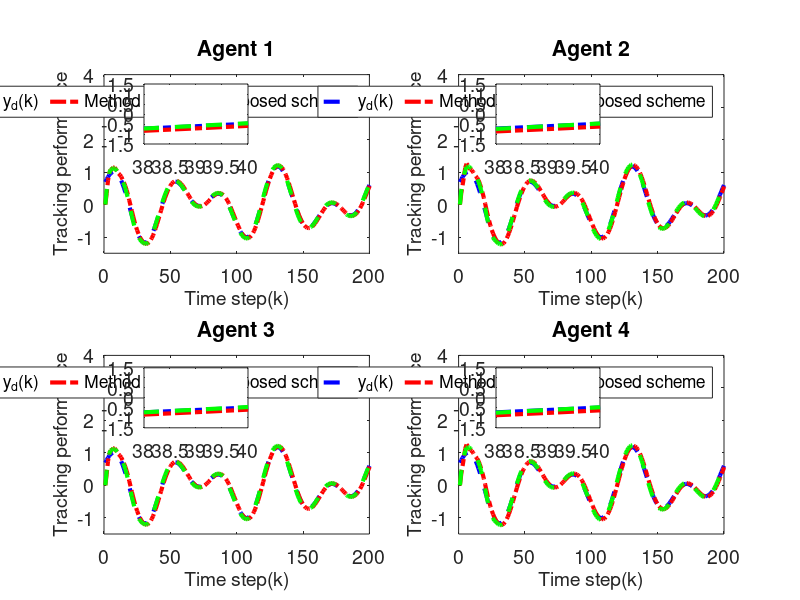

This chart was generated by the following MATLAB code:
clc; clear;

% Common Parameters
rho = 6.5;            % Gain for control response
eta = 1;              % Adaptive update speed
lamda = 350;          % Model-free parameter
mu = 0.005;           % Adaptive parameter
epsilon = 1e-5;       % Stability threshold
alpha = 15;           % Smoothing factor for error dynamics
T = 0.1;              % Sampling time
m = 200;              % Time steps
rT = 1024;            % Sample rate
font_size = 14;

% Method 1 (MFAC + SMC) Parameters
gamma1_m1 = 0.45;     % Control gains
gamma2_m1 = 0.25;
gamma3_m1 = 0.45;
gamma4_m1 = 0.25;
beta_m1 = 10;         % Sliding mode coefficient
sigma_m1 = 95;        % Sliding mode parameter
tau_m1 = 1e-5;        % Damping term
n_m1 = 600;           % Data size for Method 1
a_m1 = 0.5;           % Plant parameter
ff_gain_m1 = 0.45;    % Feedforward gain

% Method 2 (MFAC only) Parameters
gamma1_m2 = 0;        % Disable SMC
gamma2_m2 = 0;
gamma3_m2 = 0;
gamma4_m2 = 0;
n_m2 = 1024;          % Data size for Method 2
a_m2 = 0.71;           % Plant parameter
ff_gain_m2 = 0.35;     % Feedforward gain

% Nonlinearity coefficients (same for both methods)
nonlinearity1 = 0.02;
nonlinearity2 = 0.02;
nonlinearity3 = 0.02;
nonlinearity4 = 0.02;

% Initialization for both methods
phi1_m1 = zeros(m+1,1); phi2_m1 = zeros(m+1,1); phi3_m1 = zeros(m+1,1); phi4_m1 = zeros(m+1,1);
mfa1_m1 = zeros(m+1,1); mfa2_m1 = zeros(m+1,1); mfa3_m1 = zeros(m+1,1); mfa4_m1 = zeros(m+1,1);
sm1_m1 = zeros(m,1); sm2_m1 = zeros(m,1); sm3_m1 = zeros(m,1); sm4_m1 = zeros(m,1);
y1_m1 = zeros(m+1,1); y2_m1 = zeros(m+1,1); y3_m1 = zeros(m+1,1); y4_m1 = zeros(m+1,1);
u1_m1 = zeros(m,1); u2_m1 = zeros(m,1); u3_m1 = zeros(m,1); u4_m1 = zeros(m,1);
xi1_m1 = zeros(m,1); xi2_m1 = zeros(m,1); xi3_m1 = zeros(m,1); xi4_m1 = zeros(m,1);
s1_m1 = zeros(m,1); s2_m1 = zeros(m,1); s3_m1 = zeros(m,1); s4_m1 = zeros(m,1);

phi1_m2 = zeros(m+1,1); phi2_m2 = zeros(m+1,1); phi3_m2 = zeros(m+1,1); phi4_m2 = zeros(m+1,1);
mfa1_m2 = zeros(m+1,1); mfa2_m2 = zeros(m+1,1); mfa3_m2 = zeros(m+1,1); mfa4_m2 = zeros(m+1,1);
y1_m2 = zeros(m+1,1); y2_m2 = zeros(m+1,1); y3_m2 = zeros(m+1,1); y4_m2 = zeros(m+1,1);
u1_m2 = zeros(m,1); u2_m2 = zeros(m,1); u3_m2 = zeros(m,1); u4_m2 = zeros(m,1);
xi1_m2 = zeros(m,1); xi2_m2 = zeros(m,1); xi3_m2 = zeros(m,1); xi4_m2 = zeros(m,1);

yd = zeros(m+1,1);

% Desired signal (Reference trajectory)
for k = 1:m+1
    yd(k) = 0.6 * sin(0.05 * pi * k) + 0.6 * cos(0.03 * pi * k);
    % yd(k) = 0.6; % Time-invariant constant reference signalx
end

% Method 1 (MFAC + SMC) Simulation
for k = 1:m
    % Adaptive Gain update
    if k == 1
        phi1_m1(k) = 1; phi2_m1(k) = 1; phi3_m1(k) = 1; phi4_m1(k) = 1;
    elseif k == 2
        phi1_m1(k) = phi1_m1(k-1) + (eta * u1_m1(k-1) / (mu + u1_m1(k-1)^2)) * (y1_m1(k) - phi1_m1(k-1)*u1_m1(k-1));
        phi2_m1(k) = phi2_m1(k-1) + (eta * u2_m1(k-1) / (mu + u2_m1(k-1)^2)) * (y2_m1(k) - phi2_m1(k-1)*u2_m1(k-1));
        phi3_m1(k) = phi3_m1(k-1) + (eta * u3_m1(k-1) / (mu + u3_m1(k-1)^2)) * (y3_m1(k) - phi3_m1(k-1)*u3_m1(k-1));
        phi4_m1(k) = phi4_m1(k-1) + (eta * u4_m1(k-1) / (mu + u4_m1(k-1)^2)) * (y4_m1(k) - phi4_m1(k-1)*u4_m1(k-1));
    else
        phi1_m1(k) = phi1_m1(k-1) + (eta * (u1_m1(k-1) - u1_m1(k-2)) / (mu + (u1_m1(k-1) - u1_m1(k-2))^2)) * (y1_m1(k) - y1_m1(k-1) - phi1_m1(k-1) * (u1_m1(k-1) - u1_m1(k-2)));
        phi2_m1(k) = phi2_m1(k-1) + (eta * (u2_m1(k-1) - u2_m1(k-2)) / (mu + (u2_m1(k-1) - u2_m1(k-2))^2)) * (y2_m1(k) - y2_m1(k-1) - phi2_m1(k-1) * (u2_m1(k-1) - u2_m1(k-2)));
        phi3_m1(k) = phi3_m1(k-1) + (eta * (u3_m1(k-1) - u3_m1(k-2)) / (mu + (u3_m1(k-1) - u3_m1(k-2))^2)) * (y3_m1(k) - y3_m1(k-1) - phi3_m1(k-1) * (u3_m1(k-1) - u3_m1(k-2)));
        phi4_m1(k) = phi4_m1(k-1) + (eta * (u4_m1(k-1) - u4_m1(k-2)) / (mu + (u4_m1(k-1) - u4_m1(k-2))^2)) * (y4_m1(k) - y4_m1(k-1) - phi4_m1(k-1) * (u4_m1(k-1) - u4_m1(k-2)));
    end

    % Stability protection
    if k > 2 && (abs(phi1_m1(k)) <= epsilon || abs(u1_m1(k-1) - u1_m1(k-2)) <= epsilon || sign(phi1_m1(k)) ~= sign(phi1_m1(1)))
        phi1_m1(k) = phi1_m1(1);
    end
    if k > 2 && (abs(phi2_m1(k)) <= epsilon || abs(u2_m1(k-1) - u2_m1(k-2)) <= epsilon || sign(phi2_m1(k)) ~= sign(phi2_m1(1)))
        phi2_m1(k) = phi2_m1(1);
    end
    if k > 2 && (abs(phi3_m1(k)) <= epsilon || abs(u3_m1(k-1) - u3_m1(k-2)) <= epsilon || sign(phi3_m1(k)) ~= sign(phi3_m1(1)))
        phi3_m1(k) = phi3_m1(1);
    end
    if k > 2 && (abs(phi4_m1(k)) <= epsilon || abs(u4_m1(k-1) - u4_m1(k-2)) <= epsilon || sign(phi4_m1(k)) ~= sign(phi4_m1(1)))
        phi4_m1(k) = phi4_m1(1);
    end

    % Error dynamics
    xi1_m1(k) = yd(k) - 2*y1_m1(k) + y4_m1(k);
    xi2_m1(k) = y1_m1(k) - 2*y2_m1(k) + y3_m1(k);
    xi3_m1(k) = y2_m1(k) + yd(k) - 2*y3_m1(k);
    xi4_m1(k) = y1_m1(k) + y3_m1(k) - 2*y4_m1(k);

    % Sliding surfaces
    if k == 1
        s1_m1(k) = 0; s2_m1(k) = 0; s3_m1(k) = 0; s4_m1(k) = 0;
    else
        s1_m1(k) = alpha * xi1_m1(k) - xi1_m1(k-1);
        s2_m1(k) = alpha * xi2_m1(k) - xi2_m1(k-1);
        s3_m1(k) = alpha * xi3_m1(k) - xi3_m1(k-1);
        s4_m1(k) = alpha * xi4_m1(k) - xi4_m1(k-1);
    end

    % MFAC updates
    if k == 1
        mfa1_m1(k) = 0; mfa2_m1(k) = 0; mfa3_m1(k) = 0; mfa4_m1(k) = 0;
    else
        mfa1_m1(k) = mfa1_m1(k-1) + (rho * phi1_m1(k)) / (lamda + abs(phi1_m1(k)^2)) * xi1_m1(k);
        mfa2_m1(k) = mfa2_m1(k-1) + (rho * phi2_m1(k)) / (lamda + abs(phi2_m1(k)^2)) * xi2_m1(k);
        mfa3_m1(k) = mfa3_m1(k-1) + (rho * phi3_m1(k)) / (lamda + abs(phi3_m1(k)^2)) * xi3_m1(k);
        mfa4_m1(k) = mfa4_m1(k-1) + (rho * phi4_m1(k)) / (lamda + abs(phi4_m1(k)^2)) * xi4_m1(k);
    end

    % SMC updates
    if k == 1
        sm1_m1(k) = 0; sm2_m1(k) = 0; sm3_m1(k) = 0; sm4_m1(k) = 0;
    else
        sm1_m1(k) = sm1_m1(k-1) + (beta_m1 * phi1_m1(k)) / (sigma_m1 + (phi1_m1(k))^2) * ...
            ( (xi1_m1(k) + (y4_m1(k) - y4_m1(k-1)) + (yd(k+1) - yd(k))) / (1 + 1) ...
            - (xi1_m1(k)) / (alpha * 2) + tau_m1 * sign(s1_m1(k)) );
        sm2_m1(k) = sm2_m1(k-1) + (beta_m1 * phi2_m1(k)) / (sigma_m1 + (phi2_m1(k))^2) * ...
            ( (xi2_m1(k) + (y1_m1(k) - y1_m1(k-1)) + (y3_m1(k) - y3_m1(k-1))) / (1 + 1) ...
            - (xi2_m1(k)) / (alpha * 2) + tau_m1 * sign(s2_m1(k)) );
        sm3_m1(k) = sm3_m1(k-1) + (beta_m1 * phi3_m1(k)) / (sigma_m1 + (phi3_m1(k))^2) * ...
            ( (xi3_m1(k) + (y2_m1(k) - y2_m1(k-1)) + (yd(k+1) - yd(k))) / (1 + 1) ...
            - (xi3_m1(k)) / (alpha * 2) + tau_m1 * sign(s3_m1(k)) );
        sm4_m1(k) = sm4_m1(k-1) + (beta_m1 * phi4_m1(k)) / (sigma_m1 + (phi4_m1(k))^2) * ...
            ( (xi4_m1(k) + (y1_m1(k) - y1_m1(k-1)) + (y3_m1(k) - y3_m1(k-1))) / (1 + 1) ...
            - (xi4_m1(k)) / (alpha * 2) + tau_m1 * sign(s4_m1(k)) );
    end

    % Control signal
    if k == 1
        u1_m1(k) = 0; u2_m1(k) = 0; u3_m1(k) = 0; u4_m1(k) = 0;
    else
        u1_m1(k) = mfa1_m1(k) + gamma1_m1 * sm1_m1(k);
        u2_m1(k) = mfa2_m1(k) + gamma2_m1 * sm2_m1(k);
        u3_m1(k) = mfa3_m1(k) + gamma3_m1 * sm3_m1(k);
        u4_m1(k) = mfa4_m1(k) + gamma4_m1 * sm4_m1(k);
    end
    if k == 1
        y1_m1(k) = 0; y2_m1(k) = 0; y3_m1(k) = 0; y4_m1(k) = 0;
    end

    % Plant model update
    b1_m1 = 1.2 * n_m1 / (rT * 0.2);
    b2_m1 = 1.15 * n_m1 / (rT * 0.2);
    b3_m1 = 1.2 * n_m1 / (rT * 0.2);
    b4_m1 = 1.15 * n_m1 / (rT * 0.2);
    y1_m1(k+1) = a_m1 * y1_m1(k) + b1_m1 * u1_m1(k) - nonlinearity1 * y1_m1(k)^3 + ff_gain_m1;
    y2_m1(k+1) = a_m1 * y2_m1(k) + b2_m1 * u2_m1(k) - nonlinearity2 * y2_m1(k)^2 + ff_gain_m1;
    y3_m1(k+1) = a_m1 * y3_m1(k) + b3_m1 * u3_m1(k) - nonlinearity3 * y3_m1(k)^3 + ff_gain_m1;
    y4_m1(k+1) = a_m1 * y4_m1(k) + b4_m1 * u4_m1(k) - nonlinearity4 * y4_m1(k)^2 + ff_gain_m1;
end

% Method 2 (MFAC only) Simulation
for k = 1:m
    % Adaptive Gain update
    if k == 1
        phi1_m2(k) = 3.0; phi2_m2(k) = 3.0; phi3_m2(k) = 3.0; phi4_m2(k) = 3.0;
    elseif k == 2
        phi1_m2(k) = phi1_m2(k-1) + (eta * u1_m2(k-1) / (mu + u1_m2(k-1)^2)) * (y1_m2(k) - phi1_m2(k-1)*u1_m2(k-1));
        phi2_m2(k) = phi2_m2(k-1) + (eta * u2_m2(k-1) / (mu + u2_m2(k-1)^2)) * (y2_m2(k) - phi2_m2(k-1)*u2_m2(k-1));
        phi3_m2(k) = phi3_m2(k-1) + (eta * u3_m2(k-1) / (mu + u3_m2(k-1)^2)) * (y3_m2(k) - phi3_m2(k-1)*u3_m2(k-1));
        phi4_m2(k) = phi4_m2(k-1) + (eta * u4_m2(k-1) / (mu + u4_m2(k-1)^2)) * (y4_m2(k) - phi4_m2(k-1)*u4_m2(k-1));
    else
        phi1_m2(k) = phi1_m2(k-1) + (eta * (u1_m2(k-1) - u1_m2(k-2)) / (mu + (u1_m2(k-1) - u1_m2(k-2))^2)) * (y1_m2(k) - y1_m2(k-1) - phi1_m2(k-1) * (u1_m2(k-1) - u1_m2(k-2)));
        phi2_m2(k) = phi2_m2(k-1) + (eta * (u2_m2(k-1) - u2_m2(k-2)) / (mu + (u2_m2(k-1) - u2_m2(k-2))^2)) * (y2_m2(k) - y2_m2(k-1) - phi2_m2(k-1) * (u2_m2(k-1) - u2_m2(k-2)));
        phi3_m2(k) = phi3_m2(k-1) + (eta * (u3_m2(k-1) - u3_m2(k-2)) / (mu + (u3_m2(k-1) - u3_m2(k-2))^2)) * (y3_m2(k) - y3_m2(k-1) - phi3_m2(k-1) * (u3_m2(k-1) - u3_m2(k-2)));
        phi4_m2(k) = phi4_m2(k-1) + (eta * (u4_m2(k-1) - u4_m2(k-2)) / (mu + (u4_m2(k-1) - u4_m2(k-2))^2)) * (y4_m2(k) - y4_m2(k-1) - phi4_m2(k-1) * (u4_m2(k-1) - u4_m2(k-2)));
    end

    % Stability protection
    if k > 2 && (abs(phi1_m2(k)) <= epsilon || abs(u1_m2(k-1) - u1_m2(k-2)) <= epsilon || sign(phi1_m2(k)) ~= sign(phi1_m2(1)))
        phi1_m2(k) = phi1_m2(1);
    end
    if k > 2 && (abs(phi2_m2(k)) <= epsilon || abs(u2_m2(k-1) - u2_m2(k-2)) <= epsilon || sign(phi2_m2(k)) ~= sign(phi2_m2(1)))
        phi2_m2(k) = phi2_m2(1);
    end
    if k > 2 && (abs(phi3_m2(k)) <= epsilon || abs(u3_m2(k-1) - u3_m2(k-2)) <= epsilon || sign(phi3_m2(k)) ~= sign(phi3_m2(1)))
        phi3_m2(k) = phi3_m2(1);
    end
    if k > 2 && (abs(phi4_m2(k)) <= epsilon || abs(u4_m2(k-1) - u4_m2(k-2)) <= epsilon || sign(phi4_m2(k)) ~= sign(phi4_m2(1)))
        phi4_m2(k) = phi4_m2(1);
    end

    % Error dynamics
    xi1_m2(k) = yd(k) - 2*y1_m2(k) + y4_m2(k);
    xi2_m2(k) = y1_m2(k) - 2*y2_m2(k) + y3_m2(k);
    xi3_m2(k) = y2_m2(k) + yd(k) - 2*y3_m2(k);
    xi4_m2(k) = y1_m2(k) + y3_m2(k) - 2*y4_m2(k);

    % MFAC updates
    if k == 1
        mfa1_m2(k) = 0; mfa2_m2(k) = 0; mfa3_m2(k) = 0; mfa4_m2(k) = 0;
    else
        mfa1_m2(k) = mfa1_m2(k-1) + (rho * phi1_m2(k)) / (lamda + abs(phi1_m2(k)^2)) * xi1_m2(k);
        mfa2_m2(k) = mfa2_m2(k-1) + (rho * phi2_m2(k)) / (lamda + abs(phi2_m2(k)^2)) * xi2_m2(k);
        mfa3_m2(k) = mfa3_m2(k-1) + (rho * phi3_m2(k)) / (lamda + abs(phi3_m2(k)^2)) * xi3_m2(k);
        mfa4_m2(k) = mfa4_m2(k-1) + (rho * phi4_m2(k)) / (lamda + abs(phi4_m2(k)^2)) * xi4_m2(k);
    end

    % Control signal
    if k == 1   
        u1_m2(k) = 0; u2_m2(k) = 0; u3_m2(k) = 0; u4_m2(k) = 0;
    else
        u1_m2(k) = mfa1_m2(k);
        u2_m2(k) = mfa2_m2(k);
        u3_m2(k) = mfa3_m2(k);
        u4_m2(k) = mfa4_m2(k);
    end
    if k == 1
        y1_m2(k) = 0; y2_m2(k) = 0; y3_m2(k) = 0; y4_m2(k) = 0;
    end

    % Plant model update
    b1_m2 = 1.2 * n_m2 / (rT * 0.2);
    b2_m2 = 1.15 * n_m2 / (rT * 0.2);
    b3_m2 = 1.2 * n_m2 / (rT * 0.2);
    b4_m2 = 1.15 * n_m2 / (rT * 0.2);
    y1_m2(k+1) = a_m2 * y1_m2(k) + b1_m2 * u1_m2(k) - nonlinearity1 * y1_m2(k)^3 + ff_gain_m2;
    y2_m2(k+1) = a_m2 * y2_m2(k) + b2_m2 * u2_m2(k) - nonlinearity2 * y2_m2(k)^2 + ff_gain_m2;
    y3_m2(k+1) = a_m2 * y3_m2(k) + b3_m2 * u3_m2(k) - nonlinearity3 * y3_m2(k)^3 + ff_gain_m2;
    y4_m2(k+1) = a_m2 * y4_m2(k) + b4_m2 * u4_m2(k) - nonlinearity4 * y4_m2(k)^2 + ff_gain_m2;
end

% Calculate MSE for both methods
mse_xi1_m1 = mean(xi1_m1.^2); mse_xi2_m1 = mean(xi2_m1.^2);
mse_xi3_m1 = mean(xi3_m1.^2); mse_xi4_m1 = mean(xi4_m1.^2);
mse_xi1_m2 = mean(xi1_m2.^2); mse_xi2_m2 = mean(xi2_m2.^2);
mse_xi3_m2 = mean(xi3_m2.^2); mse_xi4_m2 = mean(xi4_m2.^2);

% Print MSE values
fprintf('Method 1 (MFAC + SMC) MSE:\n');
fprintf('xi1: %.10e\n', mse_xi1_m1);
fprintf('xi2: %.10e\n', mse_xi2_m1);
fprintf('xi3: %.10e\n', mse_xi3_m1);
fprintf('xi4: %.10e\n\n', mse_xi4_m1);
fprintf('Method 2 (MFAC only) MSE:\n');
fprintf('xi1: %.10e\n', mse_xi1_m2);
fprintf('xi2: %.10e\n', mse_xi2_m2);
fprintf('xi3: %.10e\n', mse_xi3_m2);
fprintf('xi4: %.10e\n\n', mse_xi4_m2);

% Time vector
t = 1:m+1; t_err = 1:m;

% Plot outputs (y1, y2, y3, y4) for both methods
figure('Position', [100, 100, 1450, 800]);
% zoom_x_start = 90.2; % Start of zoomed x-range
% zoom_x_end = 96.5; % End of zoomed x-range

zoom_x_start = 38; % Start of zoomed x-range
zoom_x_end = 40; % End of zoomed x-range
for i = 1:4
    subplot(2, 2, i);
    plot(t, yd, '--b', 'LineWidth', 3); hold on;
    if i == 1
        plot(t, y1_m2, '-.r', 'LineWidth', 3);
        plot(t, y1_m1, '--g', 'LineWidth', 3);
        
        title('Agent 1'); grid off;
        legend('y_d(k)',  'Method [1]','Proposed scheme','orientation', 'horizontal');
        set(gca, 'FontSize', font_size);
        xlim([0 m]); % X-axis starts from 0
        ylim([-1.5 4]); % Y-axis limits for Agent 1
        xlabel('Time step(k)', 'FontSize', font_size);
ylabel('Tracking performance', 'FontSize', font_size);


        axes('Position', [0.18,0.76,0.13,0.10]);
        box on; hold on;
        plot(t, yd, '-.b', 'LineWidth', 3)
        plot(t, y1_m2, '-.r', 'LineWidth', 3);
        plot(t, y1_m1, '--g', 'LineWidth', 3);
        xlim([zoom_x_start zoom_x_end]);
        % yticks([-0.4,0,0.2]);
        set(gca, 'FontSize', font_size);

        
        
    elseif i == 2
        plot(t, y2_m2, '-.r', 'LineWidth', 3);
        plot(t, y2_m1, '--g', 'LineWidth', 3);


        title('Agent 2'); grid off;
        legend('y_d(k)',  'Method [1]','Proposed scheme','orientation', 'horizontal');
        set(gca, 'FontSize', font_size);
        xlim([0 m]); % X-axis starts from 0
        ylim([-1.5 4]); % Y-axis limits for Agent 1
        xlabel('Time step(k)', 'FontSize', font_size);
ylabel('Tracking performance', 'FontSize', font_size);

        axes('Position', [0.62,0.76,0.13,0.10]);
        box on; hold on;
        plot(t, yd, '-.b', 'LineWidth', 3)
        plot(t, y2_m2, '-.r', 'LineWidth', 3);
        plot(t, y2_m1, '--g', 'LineWidth', 3);
        xlim([zoom_x_start zoom_x_end]);
        % yticks([-0.4,0,0.2]);
        set(gca, 'FontSize', font_size);
    elseif i == 3
        plot(t, y3_m2, '-.r', 'LineWidth', 3);
        plot(t, y3_m1, '--g', 'LineWidth', 3);

        title('Agent 3'); grid off;
        legend('y_d(k)',  'Method [1]','Proposed scheme','orientation', 'horizontal');
        set(gca, 'FontSize', font_size);
        xlim([0 m]); % X-axis starts from 0
        ylim([-1.5 4]); % Y-axis limits for Agent 1
        xlabel('Time step(k)', 'FontSize', font_size);
ylabel('Tracking performance', 'FontSize', font_size);

        axes('Position', [0.18,0.287,0.13,0.10]);
        box on; hold on;
        plot(t, yd, '-.b', 'LineWidth', 3)
        plot(t, y3_m2, '-.r', 'LineWidth', 3);
        plot(t, y3_m1, '--g', 'LineWidth', 3);
        xlim([zoom_x_start zoom_x_end]);
        % yticks([-0.4,0,0.2]);
        set(gca, 'FontSize', font_size);
    else
        plot(t, y4_m2, '-.r', 'LineWidth', 3);
        plot(t, y4_m1, '--g', 'LineWidth', 3);

        title('Agent 4'); grid off;
        legend('y_d(k)',  'Method [1]','Proposed scheme','orientation', 'horizontal');
        set(gca, 'FontSize', font_size);
        xlim([0 m]); % X-axis starts from 0
        ylim([-1.5 4]); % Y-axis limits for Agent 1
        xlabel('Time step(k)', 'FontSize', font_size);
ylabel('Tracking performance', 'FontSize', font_size);

        axes('Position', [0.62,0.287,0.13,0.10]);
        box on; hold on;
        plot(t, yd, '-.b', 'LineWidth', 3)
        plot(t, y4_m2, '-.r', 'LineWidth', 3);
        plot(t, y4_m1, '--g', 'LineWidth', 3);
        xlim([zoom_x_start zoom_x_end]);
        % yticks([-0.4,0,0.2]);
        set(gca, 'FontSize', font_size);
    end
    % grid off;
    % legend('y_d(k)',  'y (MFAC only)','y (MFAC + SMC)', 'Orientation', 'horizontal');
    % set(gca, 'FontSize', font_size);

end

% Plot 4 subplots

% figure('Position', [100, 100, 1450, 800]);
% % figure('Position', [100, 100, 15*100, 7.5*100]); % [left, bottom, width, height] in pixels
% subplot(2,2,1);
% plot(t(1:end-1), xi1, '-.b', 'LineWidth', 2.5);
% title('Agent 1'); grid off;
% legend('\xi_1(k)','y_1','Orientation', 'horizontal');
% set(gca, 'FontSize', font_size);
% xlim([0 m]); % X-axis starts from 0
% ylim([-2 3]); % Y-axis limits for Agent 1

% zoom_x_start_xi = 50; % Start of zoomed x-range
% zoom_x_end_xi = 100; % End of zoomed x-range0.20,0.79,0.13,0.10
% axes('Position', [0.20,0.765,0.15,0.13]);
% box on; hold on;
% plot(t(1:end-1), xi1, '-.b', 'LineWidth', 2.5);
% xlim([zoom_x_start_xi zoom_x_end_xi]);
% % yticks([-2.000000000000000e-04,0,2.000000000000000e-04,4.000000000000001e-04,6.000000000000001e-04]);
% set(gca, 'FontSize', font_size);

% subplot(2,2,2);
% plot(t(1:end-1), xi2, '-.b', 'LineWidth', 2.5);
% title('Agent 2'); grid off;
% legend('\xi_2(k)','y_2','Orientation', 'horizontal');
% set(gca, 'FontSize', font_size);
% xlim([0 m]); % X-axis starts from 0
% ylim([-2 3]); % Y-axis limits for Agent 2

% axes('Position', [0.65,0.765,0.15,0.13]);
% box on; hold on;
% plot(t(1:end-1), xi2, '-.b', 'LineWidth', 2.5);
% xlim([zoom_x_start_xi zoom_x_end_xi]);
% % yticks([-2.000000000000000e-04,0,2.000000000000000e-04,4.000000000000001e-04,6.000000000000001e-04]);
% set(gca, 'FontSize', font_size);

% subplot(2,2,3);
% plot(t(1:end-1), xi3, '-.b', 'LineWidth', 2.5);
% title('Agent 3'); grid off;
% legend('\xi_3(k)','y_3','Orientation', 'horizontal');
% set(gca, 'FontSize', font_size);
% xlim([0 m]); % X-axis starts from 0
% ylim([-2 3]); % Y-axis limits for Agent 2

% axes('Position', [0.20,0.290,0.15,0.13]);
% box on; hold on;
% plot(t(1:end-1), xi3, '-.b', 'LineWidth', 2.5);
% xlim([zoom_x_start_xi zoom_x_end_xi]);
% % yticks([0.599,0.6,0.601]);
% set(gca, 'FontSize', font_size);

% subplot(2,2,4);
% plot(t(1:end-1), xi4, '-.b', 'LineWidth', 2.5);
% title('Agent 4'); grid off;
% legend('\xi_4(k)','y_4','Orientation', 'horizontal');
% set(gca, 'FontSize', font_size);
% xlim([0 m]); % X-axis starts from 0
% ylim([-2 3]); % Y-axis limits for Agent 4

% axes('Position', [0.65,0.290,0.15,0.13]);
% box on; hold on;
% plot(t(1:end-1), xi4, '-.b', 'LineWidth', 2.5);
% xlim([zoom_x_start_xi zoom_x_end_xi]);
% % xticks([64,64.5,65])
% % yticks([-1.000000000000000e-04,0,1.000000000000000e-04]);
% set(gca, 'FontSize', font_size);
% hold off;